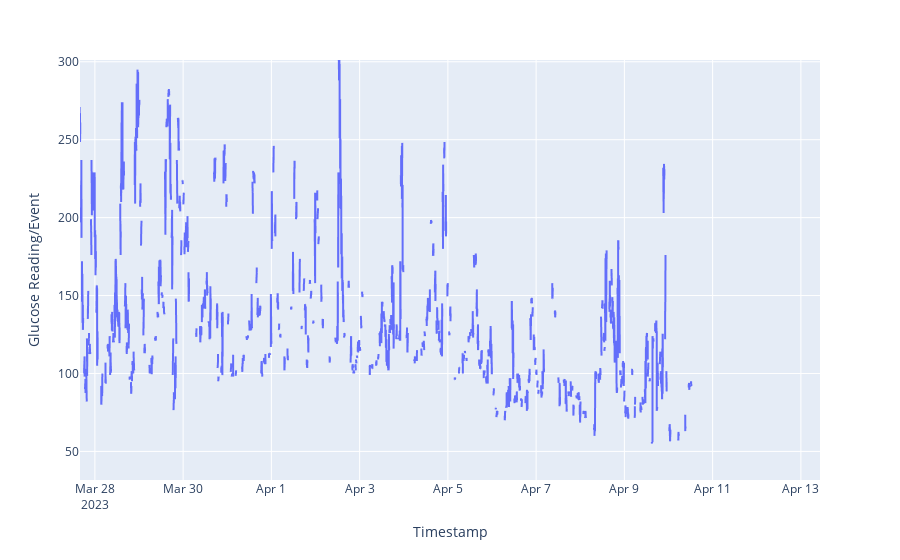

The code cell stored with this chart in its notebook:
### Code cell
import pandas as pd
import plotly.express as px



# resample data at 1-minute frequency
df = df.resample('2T').mean()

# plot data using Plotly Express
fig = px.line(df, x=df.index, y='Glucose Reading/Event')
# fig = px.line(df_gl, x=df_gl.index, y='Glucose Reading/Event')
fig.show()

### Figure 1 — Plotly figure (JSON) as saved in the notebook; plotly's stock layout.template omitted (floating-point values rounded to 4 significant figures; data arrays with more than 128 entries replaced by an {"elided": "..."} marker saying what was removed)
{"data": [{"hovertemplate": "Timestamp=%{x}<br>Glucose Reading/Event=%{y}<extra></extra>", "legendgroup": "", "line": {"color": "#636efa", "dash": "solid"}, "marker": {"symbol": "circle"}, "mode": "lines", "name": "", "showlegend": false, "type": "scattergl", "x": {"elided": "29090 str values"}, "xaxis": "x", "y": {"elided": "29090 float values"}, "yaxis": "y"}], "layout": {"autosize": true, "legend": {"tracegroupgap": 0}, "margin": {"t": 60}, "xaxis": {"anchor": "y", "autorange": false, "domain": [0, 1], "range": ["2023-03-27 15:54:21.5849", "2023-04-13 10:23:43.0943"], "title": {"text": "Timestamp"}, "type": "date"}, "yaxis": {"anchor": "x", "autorange": false, "domain": [0, 1], "range": [31.67, 301.1], "title": {"text": "Glucose Reading/Event"}, "type": "linear"}}}
